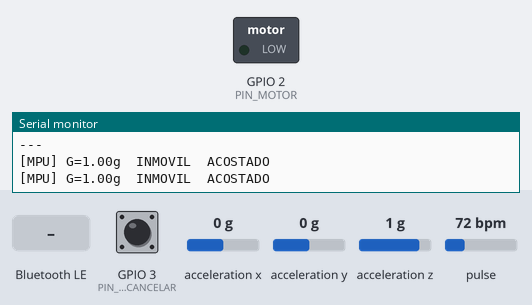
A sketch run on a simulated Seeed XIAO ESP32-C3. On the bench: switched loads named in the sketch (green lamp = pin HIGH), the last lines printed to the serial monitor. Wiring (inferred from the names in the program): MPU-6050 motion sensor at I2C address 0x68. The inputs (shaded band) are chosen by the test bench; at power-on: GPIO 3 (PIN_BOTON_CANCELAR) HIGH, acceleration x 0 g, acceleration y 0 g, acceleration z 1 g, pulse 72 bpm. Nothing arrives over Bluetooth unless stated; the audio player accepts every command and is not drawn; a phone connects over Bluetooth LE 3 s after start.

Above: at 4.2 s.
4.3 s: Bluetooth LE write "ACTIVAR" received
At 15.5 s:
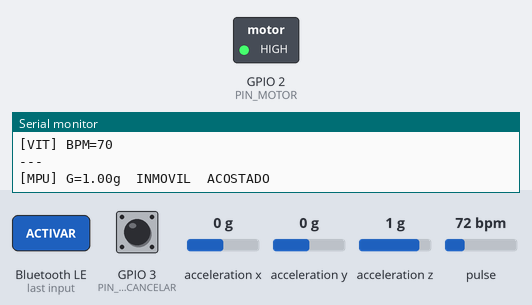
15.8 s: GPIO 3 (PIN_BOTON_CANCELAR) pulled LOW for 1 s
At 17.0 s:
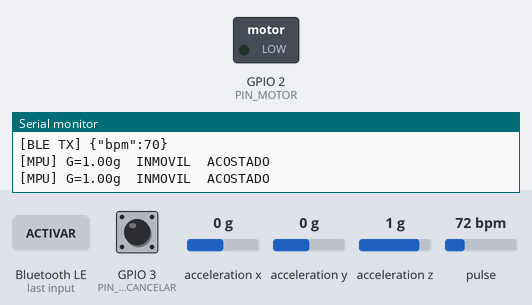
Timing chart, 0 to 18.8 s (numbered marks = the images above; inputs shaded):
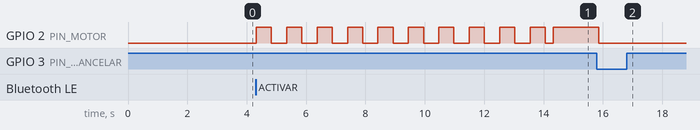

Measured:
- after the input at 4.3 s, GPIO 2 (PIN_MOTOR): goes 9 × (HIGH 0.52 s, LOW 0.51 s), HIGH 0.51 s, LOW 0.27 s, then HIGH, starting at once
- after the input at 15.8 s, GPIO 2 (PIN_MOTOR): HIGH → LOW after 0.07 s

The sketch:

sketch_may14a.ino
```cpp
// ============================================================ a
//  sketch_may14a.ino — MAIN
//  Pulsera Disautonomia | XIAO ESP32-C3
//  v3: máquina de estados OR | sin SpO2 | + filtro postural
//      + choque cardíaco | caída como contexto, no ruta independiente
// ============================================================

#include "config.h"
#include "sensores.h"
#include "botones.h"
#include <NimBLEDevice.h>

// ============================================================
//  PROTOTIPOS
// ============================================================
void entrarNormal();
void entrarAdvertencia(const char* motivo);
void entrarAlerta(const char* tipo);
void bleEnviarJson(const char* json);
void bleInit();
void motorInit();
void motorEncender();
void motorApagar();
void motorIniciarPulsos();
void motorTick();

// ============================================================
//  MOTOR
// ============================================================
static bool     _pulsoActual      = false;
static uint32_t _tUltimoPulso     = 0;
static bool     _modoIntermitente = false;

void motorInit() {
  pinMode(PIN_MOTOR, OUTPUT);
  digitalWrite(PIN_MOTOR, LOW);
}

void motorEncender() {
  _modoIntermitente = false;
  digitalWrite(PIN_MOTOR, HIGH);
}

void motorApagar() {
  _modoIntermitente = false;
  _pulsoActual      = false;
  digitalWrite(PIN_MOTOR, LOW);
}

void motorIniciarPulsos() {
  _modoIntermitente = true;
  _tUltimoPulso     = millis();
  _pulsoActual      = true;
  digitalWrite(PIN_MOTOR, HIGH);
}

void motorTick() {
  if (!_modoIntermitente) return;
  if (millis() - _tUltimoPulso >= INTERVALO_PULSO_MS) {
    _tUltimoPulso = millis();
    _pulsoActual  = !_pulsoActual;
    digitalWrite(PIN_MOTOR, _pulsoActual ? HIGH : LOW);
  }
}

// ============================================================
//  BLE — Nordic UART Service
// ============================================================
static bool                  _bleConectado = false;
static NimBLECharacteristic* _pTxChar      = nullptr;

class CBServidor : public NimBLEServerCallbacks {
  void onConnect(NimBLEServer*, NimBLEConnInfo&) override {
    _bleConectado = true;
    Serial.println("[BLE] App conectada");
  }
  void onDisconnect(NimBLEServer*, NimBLEConnInfo&, int) override {
    _bleConectado = false;
    Serial.println("[BLE] Desconectada — reiniciando publicidad");
    NimBLEDevice::startAdvertising();
  }
};

class CBComando : public NimBLECharacteristicCallbacks {
  void onWrite(NimBLECharacteristic* pChar, NimBLEConnInfo&) override {
    String cmd = String(pChar->getValue().c_str());
    cmd.trim();
    Serial.print("[BLE RX] "); Serial.println(cmd);
    if      (cmd == "ACTIVAR")  entrarAdvertencia("MANUAL_BLE");
    else if (cmd == "CANCELAR") entrarNormal();
  }
};

void bleEnviarJson(const char* json) {
  if (!_bleConectado || !_pTxChar) return;
  _pTxChar->setValue(json);
  _pTxChar->notify();
  Serial.print("[BLE TX] "); Serial.println(json);
}

void bleInit() {
  NimBLEDevice::init(BLE_NOMBRE);
  NimBLEDevice::setPower(ESP_PWR_LVL_P9);

  NimBLEServer* pServer = NimBLEDevice::createServer();
  pServer->setCallbacks(new CBServidor());

  NimBLEService* pSvc = pServer->createService(BLE_SERVICE_UUID);
  _pTxChar = pSvc->createCharacteristic(BLE_UUID_TX, NIMBLE_PROPERTY::NOTIFY);

  NimBLECharacteristic* pRx = pSvc->createCharacteristic(
    BLE_UUID_RX, NIMBLE_PROPERTY::WRITE | NIMBLE_PROPERTY::WRITE_NR);
  pRx->setCallbacks(new CBComando());

  pSvc->start();
  NimBLEDevice::getAdvertising()->addServiceUUID(BLE_SERVICE_UUID);
  NimBLEDevice::startAdvertising();
  Serial.print("[BLE] Visible como '");
  Serial.print(BLE_NOMBRE);
  Serial.println("'");
}

// ============================================================
//  MÁQUINA DE ESTADOS
// ============================================================
static EstadoSistema _estado         = ESTADO_NORMAL;
static uint32_t      _tInicioAdvert  = 0;
static uint32_t      _tUltimoSegundo = 0;
static uint32_t      _tUltimoBpm     = 0;
static uint32_t      _tUltimoMPU     = 0;
static uint32_t      _tUltimoBle     = 0;

// Triple-click para cancelar falso positivo durante ADVERTENCIA
static byte           _cancelCount   = 0;
static uint32_t       _tUltimoCancel = 0;

// Contexto de caída:
// Cuando el MPU detecta una caída real, se registra el timestamp.
// Durante CAIDA_CONTEXTO_MS las rutas ópticas se evalúan sin
// requerir postura erguida. Si el tiempo expira sin anomalía
// cardíaca, la caída se descarta silenciosamente.
static uint32_t      _tUltimaCaida  = 0;   // 0 = sin caída reciente

inline bool _calidaEnContexto() {
  return _tUltimaCaida > 0 &&
         (millis() - _tUltimaCaida) < CAIDA_CONTEXTO_MS;
}

void entrarNormal() {
  _estado = ESTADO_NORMAL;
  motorApagar();
  audioDetener();
  Serial.println("[ESTADO] NORMAL");
}

void entrarAdvertencia(const char* motivo) {
  if (_estado == ESTADO_ADVERTENCIA) return;
  _estado         = ESTADO_ADVERTENCIA;
  _tInicioAdvert  = millis();
  _tUltimoSegundo = millis();
  _cancelCount    = 0;
  _tUltimoCancel  = 0;
  motorIniciarPulsos();
  Serial.print("[ESTADO] ADVERTENCIA motivo=");
  Serial.println(motivo);
  Serial.println("          → presiona CANCELAR x3 en 10s para descartar");
}

void entrarAlerta(const char* tipo) {
  if (_estado == ESTADO_ALERTA) return;
  _estado = ESTADO_ALERTA;
  motorEncender();
  audioReproducirBucle();
  bleEnviarJson("{\"alert\":1}");
  Serial.print("[ESTADO] ALERTA tipo="); Serial.println(tipo);
}

// ============================================================
//  SETUP
// ============================================================
void setup() {
  Serial.begin(115200);
  delay(500);
  Serial.println("\n================================");
  Serial.println("   Pulsera Disautonomia BOOT v2");
  Serial.println("================================");

  motorInit();
  botonesInit();
  audioInit();
  sensoresInit();
  bleInit();

  Serial.println("[BOOT] Listo\n");
}

// ============================================================
//  LOOP
// ============================================================
void loop() {

  sensoresTick();
  motorTick();
  audioTick();

  // ── Envío BLE de BPM cada 1s ─────────────────────────
  if (millis() - _tUltimoBle >= 1000) {
    _tUltimoBle = millis();
    if (dedoDetectado() && bpmActual() > 0) {
      char json[24];
      snprintf(json, sizeof(json), "{\"bpm\":%d}", bpmActual());
      bleEnviarJson(json);
    }
  }

  // ── Reporte serial MPU cada 500ms ────────────────────
  if (millis() - _tUltimoMPU >= 500) {
    _tUltimoMPU = millis();
    float g = gActual();
    Serial.print("[MPU] G=");
    Serial.print(g, 2);
    Serial.print("g");
    Serial.print(cuerpoInmovil() ? "  INMOVIL" : "  movimiento");
    Serial.print(posturaErguida() ? "  ERGUIDO" : "  ACOSTADO");
    Serial.println();
  }

  // ── Reporte serial vitales cada 2s ───────────────────
  if (millis() - _tUltimoBpm >= 2000) {
    _tUltimoBpm = millis();

    float g = gActual();
    const char* estadoG;
    if      (g < ACCEL_CAIDA_LIBRE)     estadoG = "CAIDA LIBRE";
    else if (g > ACCEL_CAIDA_THRESHOLD) estadoG = "IMPACTO";
    else if (g < 0.8f || g > 1.2f)     estadoG = "movimiento";
    else                                estadoG = "reposo";

    Serial.print("[MPU] G="); Serial.print(g, 2);
    Serial.print("g  estado="); Serial.print(estadoG);
    Serial.print("  postura="); Serial.print(posturaErguida() ? "ERGUIDO" : "ACOSTADO");
    if (cuerpoInmovil()) Serial.print("  INMOVIL");
    Serial.println();

    if (dedoDetectado()) {
      Serial.print("[VIT] BPM="); Serial.print(bpmActual());
      if (bpmElevado())        Serial.print(" (ALTO-SOSTENIDO)");
      if (choqueCardiaco())    Serial.print(" [CHOQUE-CARDIACO]");
      Serial.println();
    } else {
      Serial.println("[VIT] Sin contacto en sensor de pulso");
    }
    Serial.println("---");
  }

  // ── Máquina de estados ────────────────────────────────
  switch (_estado) {

    case ESTADO_NORMAL: {

      // Alerta manual — botón rojo
      // Pasa por ADVERTENCIA para dar 10s de gracia al paciente
      // en caso de apriete accidental (bolsillo, deporte, etc.).
      // Si no cancela en 10s → ALERTA automática igual que las rutas sensor.
      if (botonAlertaPresionado()) {
        Serial.println("[BTN] Alerta manual — 10s para cancelar");
        entrarAdvertencia("MANUAL");
        break;
      }

      // ── Registro de caída como contexto ──────────────────
      // Una caída sola NO dispara advertencia (falso positivo deportivo).
      // Solo abre una ventana de CAIDA_CONTEXTO_MS durante la cual
      // las rutas ópticas se evalúan sin requerir postura erguida,
      // porque el paciente puede haber quedado tendido en el suelo.
      if (caidaDetectada()) {
        _tUltimaCaida = millis();
        Serial.println("[MPU] Caida registrada como contexto — esperando anomalia cardiaca");
      }

      // Expiración silenciosa del contexto de caída
      if (_tUltimaCaida > 0 && !_calidaEnContexto()) {
        Serial.println("[MPU] Contexto de caida expirado sin anomalia — descartado");
        _tUltimaCaida = 0;
      }

      // ── Evaluación de ruta óptica (choque cardíaco) ───────
      // Se activa si:
      //   a) paciente erguido (situación normal de síncope), O
      //   b) hay una caída reciente en contexto (relajamos postura
      //      porque puede estar en el suelo tras el colapso)
      //
      // En ambos casos se requiere dedo detectado.

      if (dedoDetectado() && (posturaErguida() || _calidaEnContexto())) {

        // Patrón de choque cardíaco:
        // Taquicardia compensatoria → bradicardia brusca en ≤15s.
        if (choqueCardiaco()) {
          const char* motivo = _calidaEnContexto() ? "CAIDA+CHOQUE_CARDIACO" : "CHOQUE_CARDIACO";
          Serial.print("[SENSOR] "); Serial.print(motivo);
          Serial.print(" | BPM="); Serial.println(bpmActual());
          _tUltimaCaida = 0;   // consumir contexto
          entrarAdvertencia(motivo);
          break;
        }
      }
      break;
    }

    case ESTADO_ADVERTENCIA: {

      // Triple-click para cancelar falso positivo
      if (botonCancelarPresionado()) {
        uint32_t ahora = millis();
        if (_cancelCount == 0 || (ahora - _tUltimoCancel) <= CANCEL_VENTANA_MS) {
          _cancelCount++;
          _tUltimoCancel = ahora;
          Serial.print("[ADVERTENCIA] Cancelar (");
          Serial.print(_cancelCount);
          Serial.print("/");
          Serial.print(CANCEL_PULSACIONES_REQUERIDAS);
          Serial.println(")");
          if (_cancelCount >= CANCEL_PULSACIONES_REQUERIDAS) {
            Serial.println("[ADVERTENCIA] Falso positivo confirmado");
            entrarNormal();
            break;
          }
        } else {
          _cancelCount   = 1;
          _tUltimoCancel = ahora;
          Serial.println("[ADVERTENCIA] Cancelar (1/3) — reiniciado por timeout");
        }
      }

      if (_cancelCount > 0 && (millis() - _tUltimoCancel) > CANCEL_VENTANA_MS) {
        _cancelCount = 0;
      }

      uint32_t t = millis() - _tInicioAdvert;
      if (t >= TIEMPO_ESPERA_ALERTA) {
        entrarAlerta("AUTO");
        break;
      }
      if (millis() - _tUltimoSegundo >= 1000) {
        _tUltimoSegundo = millis();
        Serial.print("[ADVERTENCIA] Alerta en ");
        Serial.print((TIEMPO_ESPERA_ALERTA - t) / 1000);
        Serial.println("s");
      }
      break;
    }

    case ESTADO_ALERTA:
      if (botonCancelarPresionado()) entrarNormal();
      break;
  }

  delay(20);
}
```

botones.h
```cpp
// ============================================================ a
//  botones.h — Struct y lógica de botones
//  Separado del .ino para que el IDE vea el struct antes
//  de generar prototipos automáticos
// ============================================================
#pragma once
#include <Arduino.h>
#include "config.h"

struct BotonState {
  int      pin;
  bool     anterior;
  uint32_t tCambio;
  bool     consumido;
};

static BotonState _btnAlerta = { PIN_BOTON_ALERTA,   HIGH, 0, false };
static BotonState _btnCancel = { PIN_BOTON_CANCELAR, HIGH, 0, false };

inline void botonesInit() {
  pinMode(PIN_BOTON_ALERTA,   INPUT_PULLUP);
  pinMode(PIN_BOTON_CANCELAR, INPUT_PULLUP);
}

inline bool _presionado(BotonState& b) {
  bool actual = digitalRead(b.pin);

  if (actual != b.anterior) {
    b.tCambio   = millis();
    b.anterior  = actual;
    // Al soltar el botón (HIGH), resetea consumido para la próxima presión
    if (actual == HIGH) b.consumido = false;
  }

  // Dispara una vez por presión, después del debounce
  if (!b.consumido && (millis() - b.tCambio) > 50 && actual == LOW) {
    b.consumido = true;
    return true;
  }
  return false;
}

inline bool botonAlertaPresionado()   { return _presionado(_btnAlerta); }
inline bool botonCancelarPresionado() { return _presionado(_btnCancel); }
```

sensores.h
```cpp
// ============================================================ a
//  sensores.h — Interfaz sensores y audio
//  v3: sin SpO2 | + filtro postural | + choque cardíaco
//      (colapso amplitud IR eliminado — no fiable con sensor
//       sin contacto directo en bíceps, ver notas en sensores.cpp)
// ============================================================
#pragma once

// Sensores
void  sensoresInit();
void  sensoresTick();

// Acelerómetro
bool  caidaDetectada();    // latcheada: se consume una sola vez al leer
float gActual();           // magnitud del vector aceleración (g)
bool  cuerpoInmovil();     // true si no hay movimiento hace >INMOVIL_TIEMPO_MS

// Postura
// true si el eje vertical del brazo (estimado por la proyección del
// vector gravedad) indica posición erguida (de pie o sentado).
// false si el paciente está acostado → suprime alertas por vitales.
bool  posturaErguida();

// Pulso
int   bpmActual();
bool  bpmElevado();        // taquicardia sostenida >BPM_ELEVADO_TIEMPO_MS
bool  dedoDetectado();

// ── Choque cardíaco ───────────────────────────────────────────
// Se registró taquicardia compensatoria (>BPM_CHOQUE_TAQUI) seguida
// de bradicardia (<BPM_CHOQUE_BRADI) en una ventana de BPM_CHOQUE_VENTANA_MS.
bool  choqueCardiaco();

// Audio
void audioInit();
void audioReproducirBucle();
void audioDetener();
void audioTick();
```

config.h
```cpp
// ============================================================ a
//  config.h — Pines y constantes globales
//  Pulsera Disautonomia | XIAO ESP32-C3
//  v3: + postura | + choque cardíaco | sin SpO2 | sin colapso IR
// ============================================================
#pragma once

// ------------------------------------------------------------
//  PINES
// ------------------------------------------------------------
#define PIN_BOTON_ALERTA    D2
#define PIN_BOTON_CANCELAR  D1
#define PIN_MOTOR           D0
#define PIN_DFPLAYER_RX     D7   // XIAO RX ← DFPlayer TX
#define PIN_DFPLAYER_TX     D6   // XIAO TX → DFPlayer RX (con 1kΩ)
// MPU6050 y MAX30102 comparten I2C: SDA=D4, SCL=D5

// ------------------------------------------------------------
//  PARÁMETROS DE DETECCIÓN — ACELERÓMETRO / CAÍDA
// ------------------------------------------------------------
#define BPM_ELEVADO             100
#define BPM_MINIMO_VALIDO        40
#define BPM_MAXIMO_VALIDO       200

#define ACCEL_CAIDA_THRESHOLD     3.5f
#define ACCEL_CAIDA_LIBRE         0.3f
#define CAIDA_LIBRE_MIN_MS        150

// Ventana de contexto post-caída:
// Durante este tiempo después de una caída confirmada, la ruta
// de choque cardíaco se evalúa SIN requerir postura erguida
// (el paciente puede haber quedado en el suelo).
// Si expira sin anomalía cardíaca → la caída se descarta como benigna.
#define CAIDA_CONTEXTO_MS        20000   // 20s

// ------------------------------------------------------------
//  FILTRO POSTURAL
//
//  La pulsera va en el bíceps. Con el brazo colgando:
//    eje Y del sensor ≈ eje longitudinal del brazo (vertical al estar de pie)
//
//  Erguido: |ay_filtrado| > POSTURA_UMBRAL_VERTICAL
//           y proyección horizontal < POSTURA_UMBRAL_HORIZONTAL
//  Acostado: la gravedad se reparte en ax y az
//
//  Ajusta si el sensor está montado en orientación diferente.
// ------------------------------------------------------------
#define POSTURA_UMBRAL_VERTICAL   0.65f  // g   — tolerancia ±40° de la vertical
#define POSTURA_UMBRAL_HORIZONTAL 0.75f  // g   — descarta posición lateral/decúbito

// NOTA: el detector de colapso de amplitud IR (AMPL_COLAPSO_*) fue
// eliminado. En pruebas con el sensor en el bíceps (sin contacto directo,
// ~1mm de la piel), la amplitud absoluta mostraba saltos de escalón
// mecánicos no relacionados a perfusión real. El choque cardíaco
// (basado en BPM, no en magnitud de señal) es la única ruta óptica.

// ------------------------------------------------------------
//  CHOQUE CARDÍACO
//
//  Patrón: taquicardia compensatoria → bradicardia brusca en ≤15s
//  Representa el colapso del mecanismo compensatorio (pre-síncope vasovagal
//  o shock cardíaco).
// ------------------------------------------------------------
#define BPM_CHOQUE_TAQUI             110   // umbral de taquicardia compensatoria
#define BPM_CHOQUE_BRADI              60   // umbral de caída a bradicardia
#define BPM_CHOQUE_TAQUI_CONFIRMA_MS 3000  // la taqui debe sostenerse 3s antes de contar
#define BPM_CHOQUE_VENTANA_MS       15000  // ventana máxima taqui→bradi (15s)

// ------------------------------------------------------------
//  TEMPORIZACIÓN
// ------------------------------------------------------------
#define TIEMPO_ESPERA_ALERTA    10000
#define INTERVALO_PULSO_MS        500

// BPM elevado sostenido
#define BPM_ELEVADO_TIEMPO_MS   5000

// Confirmación de falso positivo (triple-click en ADVERTENCIA)
#define CANCEL_PULSACIONES_REQUERIDAS  3
#define CANCEL_VENTANA_MS           2000

// ------------------------------------------------------------
//  BLE
// ------------------------------------------------------------
#define BLE_NOMBRE       "Pulsera_Disautonomia"
#define BLE_SERVICE_UUID "6E400001-B5A3-F393-E0A9-E50E24DCCA9E"
#define BLE_UUID_RX      "6E400002-B5A3-F393-E0A9-E50E24DCCA9E"
#define BLE_UUID_TX      "6E400003-B5A3-F393-E0A9-E50E24DCCA9E"

// ------------------------------------------------------------
//  ESTADOS
// ------------------------------------------------------------
enum EstadoSistema {
  ESTADO_NORMAL,
  ESTADO_ADVERTENCIA,
  ESTADO_ALERTA
};
```

Source omitted: sensores.cpp (12809 bytes)
